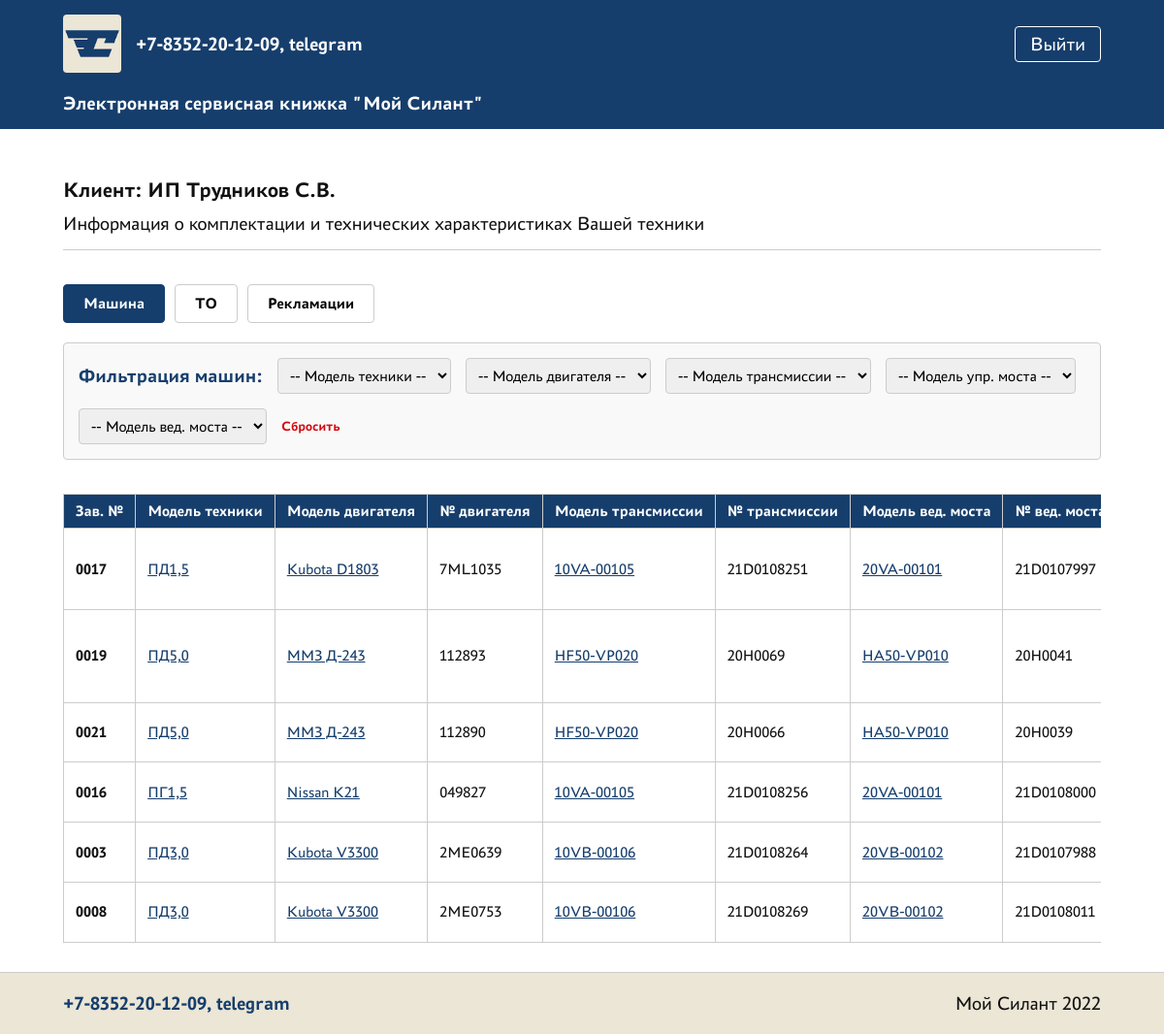
/ (signed in), run on the app's committed database.
### silant/models.py (models this page shows, shortened)
class Machine(models.Model):
    vin = models.CharField(max_length=50, unique=True, verbose_name="Заводской № машины")
    vehicle_model = models.ForeignKey(VehicleModel, on_delete=models.PROTECT, verbose_name="Модель техники")
    engine_model = models.ForeignKey(EngineModel, on_delete=models.PROTECT, verbose_name="Модель двигателя")
    engine_num = models.CharField(max_length=50, verbose_name="Заводской № двигателя")
    transmission_model = models.ForeignKey(TransmissionModel, on_delete=models.PROTECT, verbose_name="Модель трансмиссии")
    transmission_num = models.CharField(max_length=50, verbose_name="Заводской № трансмиссии")
    drive_axle_model = models.ForeignKey(DriveAxleModel, on_delete=models.PROTECT, verbose_name="Модель ведущего моста")
    drive_axle_num = models.CharField(max_length=50, verbose_name="Заводской № ведущего моста")
    steering_axle_model = models.ForeignKey(SteeringAxleModel, on_delete=models.PROTECT, verbose_name="Модель управляемого моста")
    steering_axle_num = models.CharField(max_length=50, verbose_name="Заводской № управляемого моста")
    delivery_contract = models.CharField(max_length=100, verbose_name="Договор поставки №, дата")
    shipping_date = models.DateField(verbose_name="Дата отгрузки с завода")
    consignee = models.CharField(max_length=255, verbose_name="Грузополучатель (конечный потребитель)")
    delivery_address = models.CharField(max_length=500, verbose_name="Адрес поставки (эксплуатации)")
    equipment = models.TextField(blank=True, verbose_name="Комплектация (доп. опции)")
    client = models.ForeignKey(User, on_delete=models.PROTECT, related_name='machines', verbose_name="Клиент")
    service_company = models.ForeignKey(ServiceCompany, on_delete=models.PROTECT, related_name='maintained_machines', verbose_name="Сервисная компания")
    class Meta:
        verbose_name = "Машина"
        verbose_name_plural = "Машины"
        ordering = ['-shipping_date']

class BaseDirectory(models.Model):
    directory_name = models.CharField(max_length=255, verbose_name="Название сущности (справочника)", null=True, blank=True)
    name = models.CharField(max_length=255, verbose_name="Имя")
    description = models.TextField(blank=True, null=True, verbose_name="Описание")
    class Meta:
        abstract = True

class VehicleModel(BaseDirectory):
    directory_name = models.CharField(max_length=255, verbose_name="Название сущности (справочника)", default="Модель техники")
    class Meta:
        verbose_name = "Модель техники"
        verbose_name_plural = "Модели техники"

class EngineModel(BaseDirectory):
    directory_name = models.CharField(max_length=255, verbose_name="Название сущности (справочника)", default="Модель двигателя")
    class Meta:
        verbose_name = "Модель двигателя"
        verbose_name_plural = "Модели двигателя"

class TransmissionModel(BaseDirectory):
    directory_name = models.CharField(max_length=255, verbose_name="Название сущности (справочника)", default="Модель трансмиссии")
    class Meta:
        verbose_name = "Модель трансмиссии"
        verbose_name_plural = "Модели трансмиссии"

class DriveAxleModel(BaseDirectory):
    directory_name = models.CharField(max_length=255, verbose_name="Название сущности (справочника)", default="Модель ведущего моста")
    class Meta:
        verbose_name = "Модель ведущего моста"
        verbose_name_plural = "Модели ведущих мостов"

### silant/views.py (the view)
# urls.py: path('', MainPageView.as_view(), name='main_page'),
class MainPageView(ListView):
    model = Machine
    template_name = 'silant/main.html'
    context_object_name = 'machines'
    def get_queryset(self):
        user = self.request.user
        if not user.is_authenticated:
            vin_query = self.request.GET.get('vin')
            if vin_query:
                return Machine.objects.filter(vin__iexact=vin_query)
            return Machine.objects.none()
        if user.is_staff or user.is_superuser:
            qs = Machine.objects.all().order_by('-shipping_date')
        elif hasattr(user, 'service_profile'):
            qs = Machine.objects.filter(service_company=user.service_profile).order_by('-shipping_date')
        else:
            qs = Machine.objects.filter(client=user).order_by('-shipping_date')
        v_model = self.request.GET.get('v_model')
        e_model = self.request.GET.get('e_model')
        transmission_model = self.request.GET.get('transmission_model')
        steering_axle_model = self.request.GET.get('steering_axle_model')
        drive_axle_model = self.request.GET.get('drive_axle_model')
        if v_model: qs = qs.filter(vehicle_model_id=v_model)
        if e_model: qs = qs.filter(engine_model_id=e_model)
        if transmission_model: qs = qs.filter(transmission_model_id=transmission_model)
        if steering_axle_model: qs = qs.filter(steering_axle_model_id=steering_axle_model)
        if drive_axle_model: qs = qs.filter(drive_axle_model_id=drive_axle_model)
        return qs
    def get_context_data(self, **kwargs):
        context = super().get_context_data(**kwargs)
        user = self.request.user
        vin_query = self.request.GET.get('vin', '')
        context['vin_query'] = vin_query
        if vin_query and not self.get_queryset().exists():
            context['search_failed'] = True
        else:
            context['search_failed'] = False
        context['v_models'] = VehicleModel.objects.all()
        context['e_models'] = EngineModel.objects.all()
        context['transmission_models'] = TransmissionModel.objects.all()
        context['steering_axle_models'] = SteeringAxleModel.objects.all()
        context['drive_axle_models'] = DriveAxleModel.objects.all()
        context['companies'] = ServiceCompany.objects.all()
        context['mt_types'] = MaintenanceType.objects.all()
        context['mt_orgs'] = MaintenanceOrganization.objects.all()
        context['f_nodes'] = FailureNode.objects.all()
        context['r_methods'] = RecoveryMethod.objects.all()
        context['selected_v_model'] = self.request.GET.get('v_model', '')
        context['selected_e_model'] = self.request.GET.get('e_model', '')
        context['selected_transmission_model'] = self.request.GET.get('transmission_model', '')
        context['selected_steering_axle_model'] = self.request.GET.get('steering_axle_model', '')
        context['selected_drive_axle_model'] = self.request.GET.get('drive_axle_model', '')
        context['selected_company'] = self.request.GET.get('company', '')
        context['selected_mt_type'] = self.request.GET.get('mt_type', '')
        context['selected_mt_org'] = self.request.GET.get('mt_org', '')
        context['selected_f_node'] = self.request.GET.get('f_node', '')
        context['selected_r_method'] = self.request.GET.get('r_method', '')
        if user.is_authenticated:
            if user.is_staff or user.is_superuser:
                maintenances = Maintenance.objects.all().select_related('machine', 'maintenance_type', 'service_company')
            elif hasattr(user, 'service_profile'):
                maintenances = Maintenance.objects.filter(service_company=user.service_profile).select_related('machine', 'maintenance_type', 'service_company')
            else:
                maintenances = Maintenance.objects.filter(machine__client=user).select_related('machine', 'maintenance_type', 'service_company')
            if user.is_staff or user.is_superuser:
                complaints = Complaint.objects.all().select_related('machine', 'failure_node', 'recovery_method', 'service_company')
            elif hasattr(user, 'service_profile'):
                complaints = Complaint.objects.filter(service_company=user.service_profile).select_related('machine', 'failure_node', 'recovery_method', 'service_company')
            else:
                complaints = Complaint.objects.filter(machine__client=user).select_related('machine', 'failure_node', 'recovery_method', 'service_company')
            mt_type = self.request.GET.get('mt_type')
            vin_num = self.request.GET.get('vin_num')
            company = self.request.GET.get('company')
            if mt_type: maintenances = maintenances.filter(maintenance_type_id=mt_type)
            if vin_num: maintenances = maintenances.filter(machine__vin__iexact=vin_num)
            if company: maintenances = maintenances.filter(service_company_id=company)
            f_node = self.request.GET.get('f_node')
            r_method = self.request.GET.get('r_method')
            comp_company = self.request.GET.get('comp_company')
            if f_node: complaints = complaints.filter(failure_node_id=f_node)
            if r_method: complaints = complaints.filter(recovery_method_id=r_method)
            if comp_company: complaints = complaints.filter(service_company_id=comp_company)
            context['maintenances'] = list(maintenances.order_by('-maintenance_date'))
            context['complaints'] = list(complaints.order_by('-failure_date'))
        return context

### templates/silant/main.html (shortened to what this page needs)
{% extends 'base.html' %}
{% block content %}
{% if user.is_authenticated %}
    <div style="margin-top: 20px; margin-bottom: 35px; text-align: left; border-bottom: 1px solid #CCC; padding-bottom: 15px;">
        <h2 style="color: var(--dark); font-size: 22px; margin-bottom: 10px;">
            {% if user.is_staff or user.is_superuser %}
                Менеджер: {{ user.username }}
            {% elif user.service_profile %}
                Сервисная компания: {{ user.service_profile.name }}
            {% else %}
                Клиент: {{ user.get_full_name|default:user.username }}
            {% endif %}
        </h2>
        <p id="tab-description" style="color: var(--dark); font-size: 20px; margin-top: 5px;">Информация о комплектации и технических характеристиках Вашей техники</p>
    </div>
    <div style="display: flex; gap: 10px; margin-bottom: 20px;">
        <button class="tab-btn" onclick="openTab('m-tab')" id="m-tab-btn">Машина</button>
        <button class="tab-btn" onclick="openTab('to-tab')" id="to-tab-btn">ТО</button>
        <button class="tab-btn" onclick="openTab('r-tab')" id="r-tab-btn">Рекламации</button>
    </div>
    <form method="GET" action="/" id="global-filter-form">
         <div id="m-tab" class="tab-content" style="display:none;">
            <div class="filter-section">
                <span style="font-weight: bold; color: var(--primary-color);">Фильтрация машин:</span>
                <select name="v_model" onchange="this.form.submit()">
                    <option value="">-- Модель техники --</option>
                </select>
                <select name="e_model" onchange="this.form.submit()">
                    <option value="">-- Модель двигателя --</option>
                </select>
                <select name="transmission_model" onchange="this.form.submit()">
                    <option value="">-- Модель трансмиссии --</option>
                </select>
                <select name="steering_axle_model" onchange="this.form.submit()">
                    <option value="">-- Модель упр. моста --</option>
                </select>
                <select name="drive_axle_model" onchange="this.form.submit()">
                    <option value="">-- Модель вед. моста --</option>
                </select>
                <a href="/" style="color: var(--accent-color); text-decoration: none; font-size: 14px; font-weight: bold;">Сбросить</a>
            </div>
            <div style="overflow-x: auto; width: 100%;">
<table>
    <thead>
        <tr>
            <th>Зав. №</th>
            <th>Модель техники</th>
            <th>Модель двигателя</th>
            <th>№ двигателя</th>
            <th>Модель трансмиссии</th>
            <th>№ трансмиссии</th>
            <th>Модель вед. моста</th>
            <th>№ вед. моста</th>
        </tr>
    </thead>
    <tbody>
        {% for m in machines %}
        <tr class="clickable-row">
            <td onclick="window.location.href='{% url 'machine_detail' m.id %}'">{{ m.vin }}</td>
            <td><span class="directory-link" onclick="alert('{{ m.vehicle_model.description|escapejs }}', 'Модель техники', '{{ m.vehicle_model.name|escapejs }}')">{{ m.vehicle_model.name }}</span></td>
            <td><span class="directory-link" onclick="alert('{{ m.engine_model.description|escapejs }}', 'Модель двигателя', '{{ m.engine_model.name|escapejs }}')">{{ m.engine_model.name }}</span></td>
            <td onclick="window.location.href='{% url 'machine_detail' m.id %}'">{{ m.engine_num }}</td>
            <td><span class="directory-link" onclick="alert('{{ m.transmission_model.description|escapejs }}', 'Модель трансмиссии', '{{ m.transmission_model.name|escapejs }}')">{{ m.transmission_model.name }}</span></td>
            <td onclick="window.location.href='{% url 'machine_detail' m.id %}'">{{ m.transmission_num }}</td>
            <td><span class="directory-link" onclick="alert('{{ m.drive_axle_model.description|escapejs }}', 'Модель ведущего моста', '{{ m.drive_axle_model.name|escapejs }}')">{{ m.drive_axle_model.name }}</span></td>
            <td onclick="window.location.href='{% url 'machine_detail' m.id %}'">{{ m.drive_axle_num }}</td>
        </tr>
        {% endfor %}
    </tbody>
</table>
            </div>
        </div>
    </form>
{% endif %}
{% endblock %}

### templates/base.html (shortened to what this page needs)
{% load static %}
<!DOCTYPE html>
<html lang="ru">
<head>
    <link rel="stylesheet" href="{% static 'css/style.css' %}">
</head>
<body>
    <header>
        <div class="container header-content">
            <div class="header-top">
                <a href="/" class="brand-block">
                    <img src="{% static 'images/logo.png' %}" alt="Силант" class="logo-img">
                    <span style="font-weight: bold; font-size: 20px;">+7-8352-20-12-09, telegram</span>
                </a>
                <nav class="nav-links">
                    {% if user.is_authenticated %}
                        <a href="/accounts/logout/" class="btn-logout">Выйти</a>
                    {% else %}
                        <a href="/accounts/login/" class="btn-login">Авторизация</a>
                    {% endif %}
                </nav>
            </div>
            <div style="color: var(--white); font-size: 20px; font-weight: bold; margin-top: 10px;">Электронная сервисная книжка "Мой Силант"</div>
        </div>
    </header>
    <main class="container" style="flex: 1; padding-top: 30px; padding-bottom: 30px;">
        {% block content %}
        {% endblock %}
    </main>
    <footer>
        <div class="container footer-content">
            <span style="color: var(--primary-color); font-weight: bold;">+7-8352-20-12-09, telegram</span>
            <span>Мой Силант 2022</span>
        </div>
    </footer>

### data on the page
Machine: vin "0017", vehicle_model.name "ПД1,5", engine_model.name "Kubota D1803", engine_num "7ML1035", transmission_model.name "10VA-00105", transmission_num "21D0108251", drive_axle_model.name "20VA-00101", drive_axle_num "21D0107997"
Machine: vin "0019", vehicle_model.name "ПД5,0", engine_model.name "ММЗ Д-243", engine_num "112893", transmission_model.name "HF50-VP020", transmission_num "20H0069", drive_axle_model.name "HA50-VP010", drive_axle_num "20H0041"
Machine: vin "0021", vehicle_model.name "ПД5,0", engine_model.name "ММЗ Д-243", engine_num "112890", transmission_model.name "HF50-VP020", transmission_num "20H0066", drive_axle_model.name "HA50-VP010", drive_axle_num "20H0039"
Machine: vin "0016", vehicle_model.name "ПГ1,5", engine_model.name "Nissan K21", engine_num "049827", transmission_model.name "10VA-00105", transmission_num "21D0108256", drive_axle_model.name "20VA-00101", drive_axle_num "21D0108000"
Machine: vin "0003", vehicle_model.name "ПД3,0", engine_model.name "Kubota V3300", engine_num "2ME0639", transmission_model.name "10VB-00106", transmission_num "21D0108264", drive_axle_model.name "20VB-00102", drive_axle_num "21D0107988"
Machine: vin "0008", vehicle_model.name "ПД3,0", engine_model.name "Kubota V3300", engine_num "2ME0753", transmission_model.name "10VB-00106", transmission_num "21D0108269", drive_axle_model.name "20VB-00102", drive_axle_num "21D0108011"

### other printed values
{{ user.get_full_name|default:user.username }} "ИП Трудников С.В."
